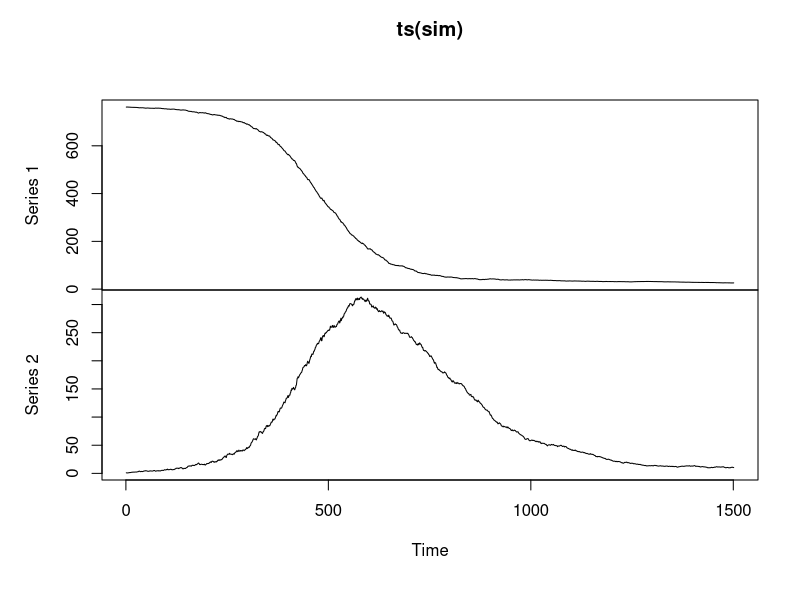
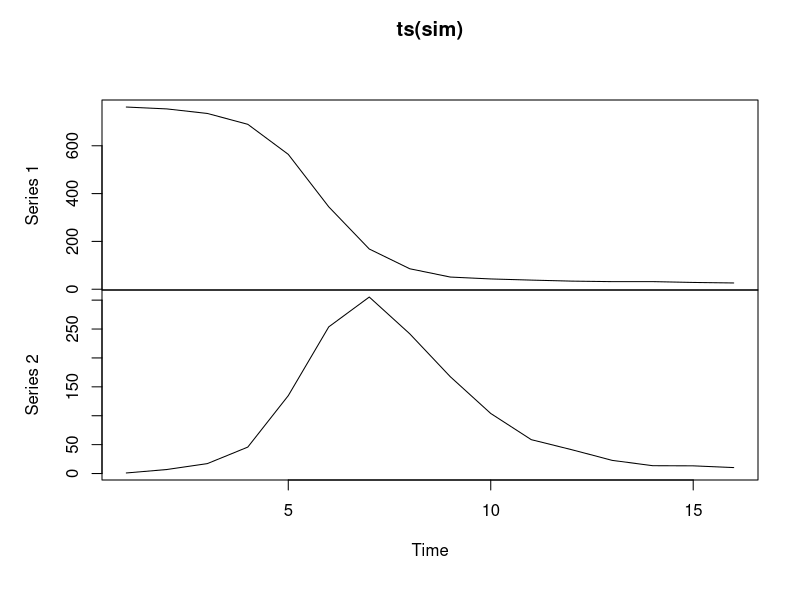
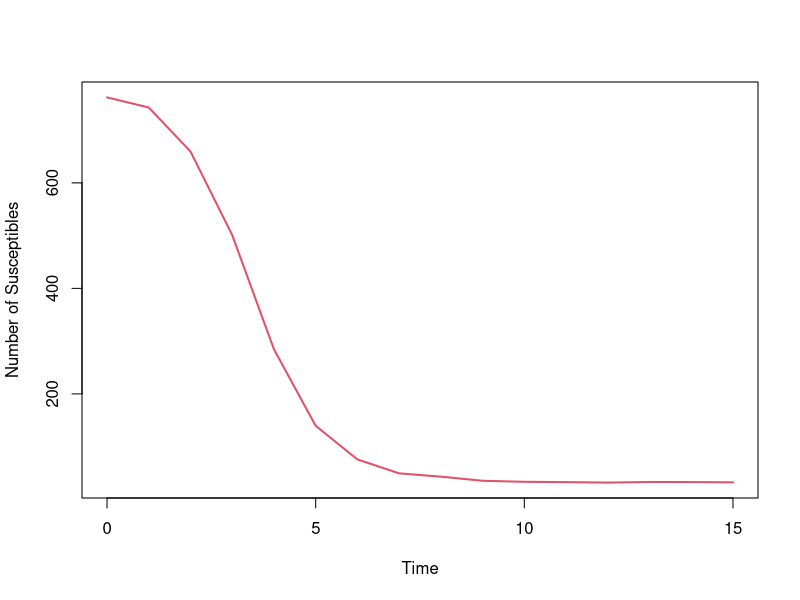

The R script that drew these images, in order: (Note: this script raises an error after producing the figures.)
library(mvtnorm)
library(MASS)
#rb into the inference
alpha <- function(theta, Xt){
  c(-theta[1]*Xt[1]*Xt[2],
    theta[1]*Xt[1]*Xt[2]-theta[2]*Xt[2])
}


betaXt <- function(theta, Xt){
  matrix(c(-sqrt(theta[1]*Xt[1]*Xt[2]), 0,
           sqrt(theta[1]*Xt[1]*Xt[2]), -sqrt(theta[2]*Xt[2])),
         ncol=2, nrow=2, byrow=TRUE)
}


simSIR <- function(x10, x20, deltat, T, beta, gamma){
  len <- T/deltat
  xmat <- matrix(0, nrow=len+1, ncol=2)
  Xt <- c(x10, x20)
  xmat[1,] <- Xt
  for(i in 2:(len+1)){
    muXt <- c(-beta*Xt[1]*Xt[2],
              beta*Xt[1]*Xt[2]-gamma*Xt[2])
    sigmaXt <- matrix(c(-sqrt(beta*Xt[1]*Xt[2]), 0,
                        sqrt(beta*Xt[1]*Xt[2]), -sqrt(gamma*Xt[2])),
                      ncol=2, nrow=2, byrow=TRUE)
    Wt <- c(rnorm(1, 0, sqrt(deltat)), rnorm(1, 0, sqrt(deltat)))
    deltaXt <- muXt*deltat + sigmaXt%*%Wt
    Xt <- Xt + deltaXt
    Xt <- abs(Xt)
    xmat[i,] <- Xt
  }
  return(xmat)
}


detSIR <- function(deltat, x0, T, theta){
  m <- T/deltat
  xmat <- matrix(0, nrow=m+1, ncol=2)
  Xt <- x0
  xmat[1,] <- Xt
  for(i in 2:(T/deltat+1)){
    Xt <- Xt + alpha(theta, Xt)*deltat
    xmat[i,] <- Xt
  }
  return(xmat)
}


rb <- function(x0, xT, theta, deltatau, T){
  beta <- theta[1]
  gamma <- theta[2]
  m <- T/deltatau
  tau <- 0
  xmat <- matrix(0, nrow=m+1, ncol=2)
  Xtau <- x0
  eta <- detSIR(deltat=deltatau, x0=x0, T=T, theta=theta)
  xmat[1,] <- Xtau
  for(i in 1:(m-1)){
    muXtau <- (eta[(i+1),]-eta[i,])/deltatau + ((xT-Xtau)-(eta[(m+1),]-eta[i,]))/(T-tau)
    psiXtau <- sqrt((T-tau-deltatau)/(T-tau)*deltatau)*betaXt(theta, Xtau)
    Wtau <- mvrnorm(1, c(0,0), diag(c(1, 1)))
    Xtau <- Xtau+muXtau*deltatau + psiXtau%*%Wtau
    Xtau <- abs(Xtau)
    xmat[(i+1),] <- Xtau
    tau <- tau + deltatau
  }
  xmat[(m+1),] <- xT
  return(xmat)
}


SIRemlik <- function(x, deltat, theta){
  beta <- theta[1]
  gamma <- theta[2]
  len <- dim(x)[1]
  xnow <- x[1:(len-1),]
  xnext <- x[2:len,]
  lik <- 0
  for(i in 1:(len-1)){
    lik <- lik + dmvnorm(xnext[i,], 
                         mean = xnow[i,]+c(-beta*xnow[i,1]*xnow[i,2],
                                           beta*xnow[i,1]*xnow[i,2]-gamma*xnow[i,2])*deltat,
                         sigma = matrix(c(beta*xnow[i,1]*xnow[i,2], -beta*xnow[i,1]*xnow[i,2],
                                          -beta*xnow[i,1]*xnow[i,2], beta*xnow[i,1]*xnow[i,2]+gamma*xnow[i,2]),
                                        nrow=2, ncol=2, byrow=TRUE)*deltat, log = TRUE)
  }
  return(lik)
}


SIRpropdens_rb <- function(x, deltatau, theta, T){
  beta <- theta[1]
  gamma <- theta[2]
  len <- dim(x)[1]
  xnow <- x[1:(len-2),]
  xnext <- x[2:(len-1),]
  xT <- x[len,]
  x0 <- x[1,]
  lik <- 0
  tau <- 0
  eta <- detSIR(deltat=deltatau, x0=x0, T=T, theta=theta)
  for(i in 1:(len-2)){
    muXtau <- (eta[(i+1),]-eta[i,])/deltatau + ((xT-xnow[i,])-(eta[(len),]-eta[i,]))/(T-tau)
    lik <- lik + dmvnorm(xnext[i,],
                         mean = xnow[i,] + muXtau*deltatau,
                         sigma = (T-tau-deltatau)/(T-tau)*deltatau*
                           matrix(c(beta*xnow[i,1]*xnow[i,2], -beta*xnow[i,1]*xnow[i,2],
                                    -beta*xnow[i,1]*xnow[i,2], beta*xnow[i,1]*xnow[i,2]+gamma*xnow[i,2]),
                                  nrow=2, ncol=2, byrow=TRUE), log=TRUE)
    tau <- tau + deltatau
  }
  return(lik)
}


SIRlogwt_rb <- function(x, theta, deltatau, T){
  return(SIRemlik(x=x, deltat=deltatau, theta=theta) -
           SIRpropdens_rb(x=x, deltatau=deltatau, theta=theta, T=T))
}


SIRwr_rb <- function(x0, xT, theta, deltatau, T, N){
  logwtvec <- vector("numeric", N)
  for(i in 1:N){
    bridge <- rb(x0, xT, theta, deltatau, T)
    logwt <- SIRlogwt_rb(bridge, theta, deltatau, T)
    logwtvec[i] <- logwt
  }
  logp <- log(mean(exp(logwtvec)))
  return(logp)
}


SIRphatu_rb <- function(x, theta, deltatau, N, inter_obs){
  len <- dim(x)[1] - 1 
  logpvec <- vector("numeric", len)
  for(i in 1:len){
    logp <- SIRwr_rb(x0=x[i,], xT=x[i+1,], theta = theta, deltatau=deltatau, T=inter_obs, N=N)
    logpvec[i] <- logp
  }
  return(sum(logpvec))
}


lprior <- function(psi){
  return(sum(dmvnorm(psi, c(0,0), diag(c(1,1)), log = TRUE)))
}




#Updating the mh function to handle the unobserved case
mh_rb_unobs = function(x_obs, iter, sigma_theta, sigma_x_u, deltatau, N, inter_obs,
                       x_u_init)
{
  M <- length(x_obs)
  mat <- matrix(0,ncol=2,nrow=iter) #store theta samples in each row
  x_u_mat <- matrix(0, ncol=M, nrow=iter) #store x_u in each row
  psi <- log(c(exp(-6), 0.5)) #initialise
  mat[1,] <- psi
  a <- 0
  a_x_u <- 0
  current_lik_theta <- -9999
  current_phat_x_u <- c(0, rep(-9999, M-1))
  phat_x_u_can <- vector("numeric", M)
  phat_x_u_can[1] <- 0
  x_u <- x_u_init
  x_u_mat[1,] <- x_u
  x <- cbind(x_u, x_obs)
  for (i in 2:iter)
  {
    #Propose a candidate value psi
    can <- mvrnorm(n=1, mu = c(psi[1], psi[2]), Sigma = sigma_theta)
    #loglikeihood at candidate
    for(m in 2:M){
      phat_x_u_can[m] <- SIRphatu_rb(x=x[(m-1):m,], theta=exp(can), deltatau=deltatau, N=N, inter_obs=inter_obs)
    }
    llikecan <- sum(phat_x_u_can)
    #loglikelihood at current psi
    llikepsi <- current_lik_theta
    #log of prior at candidate
    lpriorcan <- lprior(can)
    #log of prior at current psi
    lpriorpsi <- lprior(psi)
    #log acceptance probability
    laprob <- llikecan + lpriorcan - llikepsi - lpriorpsi
    accept <- runif(1)
    if (log(accept) < laprob)
    {
      psi <- can #Accept candidate
      current_lik_theta <- llikecan
      current_phat_x_u <- phat_x_u_can
      a <- a + 1
    }
    mat[i,] <- psi #Update chain
    
    #Step for unobserved x for times 1 to T-1
    for(m in 2:(M-1)){
      #Propose x_u at observation point m
      x_u_can <- abs(rnorm(1, mean = x_u[m], sd=sigma_x_u))
      #Make a matrix of required x's with x_u_can inserted at point m 
      x_can <- cbind(c(x_u[m-1], x_u_can, x_u[m+1]), x_obs[(m-1):(m+1)])
      #Likelihood for x_u_can
      phat_x_u_can[m] <- SIRphatu_rb(theta=exp(psi), x=x_can[1:2,], deltatau=deltatau, N=N, inter_obs=inter_obs)
      phat_x_u_can[m+1] <- SIRphatu_rb(theta=exp(psi), x=x_can[2:3,], deltatau=deltatau, N=N, inter_obs=inter_obs)
      llike_x_u_can <- sum(phat_x_u_can[m:(m+1)])
      #Likelihood for x_u
      llike_x_u <- sum(current_phat_x_u[m:(m+1)])
      laprob_x_u <- llike_x_u_can - llike_x_u
      accept <- runif(1)
      if(log(accept)<laprob_x_u){
        x_u[m] <- x_u_can
        current_phat_x_u[m] <- phat_x_u_can[m]
        current_phat_x_u[m+1] <- phat_x_u_can[m+1]
        current_lik_theta <- sum(current_phat_x_u)
        a_x_u <- a_x_u + 1
      }
    }
    #For unobserved x at time T
    x_u_can <- abs(rnorm(1, mean=x_u[M], sd=sigma_x_u))
    x_can <- cbind(c(x_u[M-1], x_u_can), x_obs[(M-1):(M)])
    llike_x_u_can <- SIRphatu_rb(theta=exp(psi), x=x_can, deltatau=deltatau, N=N, inter_obs=inter_obs)
    laprob_x_u <- llike_x_u_can - current_phat_x_u[M]
    accept <- runif(1)
    if(log(accept)<laprob_x_u){
      x_u[M] <- x_u_can
      current_phat_x_u[M] <- llike_x_u_can
      current_lik_theta <- sum(current_phat_x_u)
      a_x_u <- a_x_u + 1
    }
    x_u_mat[i,] <- x_u
  }
  print(a/iter)
  print(a_x_u/(iter*(M-1)))
  return(list(psi=mat, x_u=x_u_mat))
}

set.seed(1)
sim <- simSIR(762, 1, 0.01, 15, exp(-6), 0.5)
plot(ts(sim))
sim <- sim[1+(0:15)*100,]
plot(ts(sim))
x_u_prop <- simSIR(762, 1, 0.01, 15, exp(-6), 0.5)[,1]
x_u_prop <- x_u_prop[1+(0:15)*100]
plot(ts(x_u_prop, start=0), lwd=2, col=2, ylab="Number of Susceptibles")
lines(ts(x_u_prop2, start=0), lwd=2, col="orange")
lines(ts(sim[,1], start=0), lwd=2, col=3)

out_part1 <- mh_rb_unobs(x_obs=sim[,2], iter=500, sigma_theta=diag(c(0.001, 0.001)),
                   sigma_x_u=4, deltatau=0.2, N=5, inter_obs=1,
                   x_u_init=x_u_prop)
x_u_prop2 <- colMeans(out_part1$x_u[200:500,])
out_part1 <- mh_rb_unobs(x_obs=sim[,2], iter=1000, sigma_theta=diag(c(0.001, 0.001)),
                         sigma_x_u=4, deltatau=0.2, N=5, inter_obs=1,
                         x_u_init=x_u_prop2)
V <- var(out_part1$psi)
var(out_part1$x_u)
out_part2 <- mh_rb_unobs(x_obs=sim[,2], iter=10000, sigma_theta=3.8*V,
                         sigma_x_u=8, deltatau=0.2, N=5, inter_obs=1,
                         x_u_init=x_u_prop2)
out_part3 <- mh_rb_unobs(x_obs=sim[,2], iter=1000, sigma_theta=3.8*V,
                         sigma_x_u=8, deltatau=0.2, N=5, inter_obs=1,
                         x_u_init=x_u_prop2)
plot(ts(out_part3$psi[,1]), ylab="log(beta)")
abline(h=-6, col=2, lwd=2)

plot(ts(exp(out_part2$psi)))
plot(ts(out_part2$psi[,1]), ylab="log(beta)")
abline(h=-6, col=2, lwd=2)
plot(ts(out_part2$psi[,2]), ylab="log(gamma)")
abline(h=log(0.5), col=2, lwd=2)

hist(exp(out_part2$psi[,1]), main="", xlab=expression(beta), col="darkslategray3")
abline(v=exp(-6), col=2, lwd=2)
hist(exp(out_part2$psi[,2]), main="", xlab=expression(gamma), col="darkseagreen3")
abline(v=0.5, col=2, lwd=2)
hist(exp(out_part2$psi[,1])/exp(out_part2$psi[,2])*763, main="", xlab="R0", col="darkgoldenrod2")
abline(v=exp(-6)/0.5*763, lwd=2, col="red")

x_u_synth_cred <- x_credint(out_part2$x_u)
plot(ts(x_u_synth_cred[,1], start=0), lwd=2, ylab="Number of susceptibles")
lines(ts(x_u_synth_cred[,2], start=0), lwd=2)
lines(ts(x_u_synth_cred[,3], start=0), lwd=2)
lines(ts(sim[,1], start=0), lwd=2, col=2)

quantile(exp(out_part2$psi[,1]), probs=c(0.025,0.975))
quantile(exp(out_part2$psi[,2]), probs=c(0.025,0.975))
quantile(exp(out_part2$psi[,1])/exp(out_part2$psi[,2])*763, probs=c(0.025,0.975))
mean(exp(out_part2$psi[,1]))
mean(exp(out_part2$psi[,2]))
mean(exp(out_part2$psi[,1])/exp(out_part2$psi[,2])*763)

plot(ts(out_part2$x_u[,2:11]))
plot(ts(out_part2$x_u[,12:16]))
mean(out_part2$psi[,1])
mean(exp(out_part2$psi[,2]))
plot(hist(exp(out_part2$psi[,1])))
abline(v=exp(-6), lwd=2, col=2)
plot(hist(exp(out$psi[,2])))
abline(v=0.5, lwd=2, col=2)

V <- var(out$psi)
out <- mh_rb_unobs(sim[,2], iter=10000, sigma_theta=2*V,
                   sigma_x_u=5, deltatau=0.2, N=10, inter_obs=1,
                   x_u_init=sim[,1])
plot(ts(exp(out$psi)))
plot(ts(out$x_u[,2:11]))
plot(ts(out$x_u[,12:16]))
mean(out$psi[,1])
mean(exp(out$psi[,2]))
plot(hist(exp(out$psi[,1])))
abline(v=exp(-6), lwd=2, col=2)
plot(hist(exp(out$psi[,2])))
abline(v=0.5, lwd=2, col=2)


x_credint <- function(x){
  ci <- matrix(0, ncol=3, nrow=dim(x)[2])
  for(i in 1:dim(x)[2]){
    ci[i,] <- quantile(x[,i], probs = c(0.025, 0.5, 0.975))
  }
  return(ci)
}
x_u_credint <- x_credint(out$x_u)
x_u_credint
plot(ts(x_u_credint[,3]))
lines(ts(x_u_credint[,2]))
lines(ts(x_u_credint[,1]))

lines(ts(sim[,1]))


#Now using Fuchs influenza dataset
flu <- c(1, 3, 6, 25, 73, 221, 294, 257, 236, 189, 125,
         67, 26, 10, 3)
plot(ts(flu), lwd=2, ylab="Number confined to bed", col=2)
lines(ts(sim[,2]), lwd=2, col=3)


set.seed(1)
sim <- simSIR(762, 1, 0.01, 14, exp(-6), 0.5)
sim <- sim[1+(0:14)*100,]
plot(ts(sim))

plot(ts(sim[,2], start=0))
lines(ts(flu, start=0))
x_propflu <- sim[,1]
outflu <- mh_rb_unobs(x_obs=flu, iter=2000, sigma_theta=diag(c(0.01, 0.01)),
                      sigma_x_u=5, deltatau=0.2, N=5, inter_obs=1,
                      x_u_init=x_propflu)

x_propflu2 <- colMeans(outflu$x_u[800:2000,])
outflu2 <- mh_rb_unobs(x_obs=flu, iter=1000, sigma_theta=diag(c(0.01, 0.01)),
                       sigma_x_u=5, deltatau=0.2, N=5, inter_obs=1,
                       x_u_init=x_propflu2)
V <- var(outflu2$psi)
outflu3 <- mh_rb_unobs(x_obs=flu, iter=10000, sigma_theta=3.8*V,
                       sigma_x_u=7, deltatau=0.2, N=5, inter_obs=1,
                       x_u_init=x_propflu2)
var(outflu3$x_u)

Nvar_rb(x=cbind(x_propflu2, flu), theta=c(exp(-6),0.5), deltatau=0.2, N=5, inter_obs=1, samplesize=5000)

plot(ts(outflu3$psi[,1]), ylab="log(beta)")
plot(ts(outflu3$psi[,2]), ylab="log(gamma)")
plot(ts(outflu3$x_u[,2:11]))
plot(ts(outflu3$x_u[,12:15]))

hist(exp(outflu3$psi[,1]), xlab=expression(beta), col="darkslategray3", main="")
hist(exp(outflu3$psi[,2]), xlab=expression(gamma), col="darkseagreen3", main="")
hist(exp(outflu3$psi[,1])/exp(outflu3$psi[,2])*763, col="darkgoldenrod2", xlab="R0", main="")
plot(density(outflu3$psi[,1]))

quantile(exp(outflu3$psi[,1]), probs=c(0.025,0.975))
quantile(exp(outflu3$psi[,2]), probs=c(0.025,0.975))
quantile(exp(outflu3$psi[,1])/exp(outflu3$psi[,2])*763, probs=c(0.025,0.975))

mean(exp(outflu3$psi[,1]))
mean(exp(outflu3$psi[,2]))
mean(exp(outflu3$psi[,1])/exp(outflu3$psi[,2])*763)

x_u_flu_credint <- x_credint(outflu3$x_u)
x_u_flu_credint
plot(ts(x_u_flu_credint[,3]), ylim = c(0,765), ylab="Number of susceptibles", lwd=2)
lines(ts(x_u_flu_credint[,2]), lwd=2)
lines(ts(x_u_flu_credint[,1]), lwd=2)

mean(exp(outflu3$psi[,1]))
mean(exp(outflu3$psi[,2]))
hist(exp(outflu3$psi[,1]))
abline(v=1.85/763)
hist(exp(outflu3$psi[,2]))
abline(v=0.49)

V <- var(outflu$psi)
outflu2 <- mh_rb_unobs(x_obs=flu, iter=10000, sigma_theta=2*V,
                      sigma_x_u=5, deltatau=0.2, N=10, inter_obs=1,
                      x_u_init=x_prop)
plot(ts(exp(outflu2$psi)))
plot(ts(outflu2$x_u[,2:11]))
plot(ts(outflu2$x_u[,12:15]))
betahat <- mean(exp(outflu2$psi[,1]))
gammahat <- mean(exp(outflu2$psi[,2]))
x_u_flu_credint <- x_credint(outflu3$x_u)
x_u_flu_credint
plot(ts(x_u_flu_credint[,3]), ylim = c(0,765))
lines(ts(x_u_flu_credint[,2]))
lines(ts(x_u_flu_credint[,1]))
lines(flu)
hist(exp(outflu2$psi[,1]), main = "Density of beta")
hist(exp(outflu2$psi[,2]), main = "Density of gamma")
betahat/gammahat*763
betahat*763

quantile(exp(outflu2$psi[,1]), probs=c(0.025, 0.975))
quantile(exp(outflu3$psi[,2]), probs=c(0.025, 0.975))

#Multiplying my estimate by 763 so comparable with the Fuchs estimate:
quantile(763*exp(outflu2$psi[,1]), probs=c(0.025, 0.975))
#Next would like to initialise theta somewhere else and see if I converge on the same values
